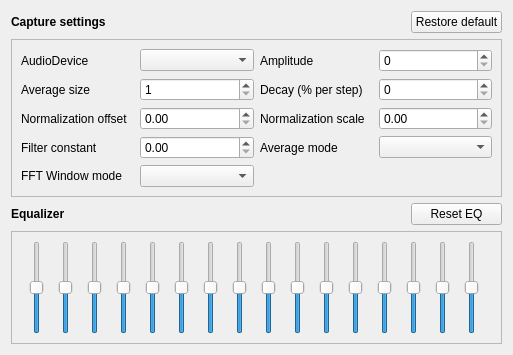
<?xml version="1.0" encoding="UTF-8"?>
<ui version="4.0">
 <class>AudioSettings</class>
 <widget class="QWidget" name="AudioSettings">
  <property name="geometry">
   <rect>
    <x>0</x>
    <y>0</y>
    <width>513</width>
    <height>355</height>
   </rect>
  </property>
  <layout class="QGridLayout" name="gridLayout" columnstretch="0,0,0">
   <item row="2" column="0">
    <widget class="QLabel" name="label_11">
     <property name="font">
      <font>
       <bold>true</bold>
      </font>
     </property>
     <property name="text">
      <string>Equalizer</string>
     </property>
    </widget>
   </item>
   <item row="2" column="1">
    <spacer name="horizontalSpacer">
     <property name="orientation">
      <enum>Qt::Horizontal</enum>
     </property>
     <property name="sizeHint" stdset="0">
      <size>
       <width>40</width>
       <height>20</height>
      </size>
     </property>
    </spacer>
   </item>
   <item row="0" column="0">
    <widget class="QLabel" name="label_10">
     <property name="font">
      <font>
       <bold>true</bold>
      </font>
     </property>
     <property name="text">
      <string>Capture settings</string>
     </property>
    </widget>
   </item>
   <item row="2" column="2">
    <widget class="QPushButton" name="restoreDefaultEQ">
     <property name="text">
      <string>Reset EQ</string>
     </property>
    </widget>
   </item>
   <item row="1" column="0" colspan="3">
    <widget class="QFrame" name="frame">
     <property name="frameShape">
      <enum>QFrame::StyledPanel</enum>
     </property>
     <property name="frameShadow">
      <enum>QFrame::Raised</enum>
     </property>
     <layout class="QGridLayout" name="gridLayout_2">
      <item row="2" column="3">
       <widget class="QSpinBox" name="decay">
        <property name="maximum">
         <number>100</number>
        </property>
       </widget>
      </item>
      <item row="1" column="1">
       <widget class="QComboBox" name="audio_device">
        <property name="sizePolicy">
         <sizepolicy hsizetype="Ignored" vsizetype="Fixed">
          <horstretch>0</horstretch>
          <verstretch>0</verstretch>
         </sizepolicy>
        </property>
        <property name="sizeAdjustPolicy">
         <enum>QComboBox::AdjustToContents</enum>
        </property>
       </widget>
      </item>
      <item row="3" column="0">
       <widget class="QLabel" name="label_6">
        <property name="text">
         <string>Normalization offset</string>
        </property>
       </widget>
      </item>
      <item row="1" column="2">
       <widget class="QLabel" name="label_2">
        <property name="text">
         <string>Amplitude</string>
        </property>
       </widget>
      </item>
      <item row="1" column="3">
       <widget class="QSpinBox" name="amplitude">
        <property name="maximum">
         <number>1000000000</number>
        </property>
       </widget>
      </item>
      <item row="4" column="3">
       <widget class="QComboBox" name="avg_mode"/>
      </item>
      <item row="4" column="0">
       <widget class="QLabel" name="label_8">
        <property name="text">
         <string>Filter constant</string>
        </property>
       </widget>
      </item>
      <item row="3" column="2">
       <widget class="QLabel" name="label_7">
        <property name="text">
         <string>Normalization scale</string>
        </property>
       </widget>
      </item>
      <item row="2" column="2">
       <widget class="QLabel" name="label_3">
        <property name="text">
         <string>Decay (% per step)</string>
        </property>
       </widget>
      </item>
      <item row="2" column="1">
       <widget class="QSpinBox" name="avg_size">
        <property name="minimum">
         <number>1</number>
        </property>
        <property name="maximum">
         <number>256</number>
        </property>
       </widget>
      </item>
      <item row="1" column="0">
       <widget class="QLabel" name="label">
        <property name="text">
         <string>AudioDevice</string>
        </property>
       </widget>
      </item>
      <item row="5" column="0">
       <widget class="QLabel" name="label_5">
        <property name="text">
         <string>FFT Window mode</string>
        </property>
       </widget>
      </item>
      <item row="3" column="1">
       <widget class="QDoubleSpinBox" name="nrml_ofst">
        <property name="maximum">
         <double>10.000000000000000</double>
        </property>
        <property name="singleStep">
         <double>0.010000000000000</double>
        </property>
       </widget>
      </item>
      <item row="4" column="2">
       <widget class="QLabel" name="label_9">
        <property name="text">
         <string>Average mode</string>
        </property>
       </widget>
      </item>
      <item row="5" column="1">
       <widget class="QComboBox" name="window_mode"/>
      </item>
      <item row="4" column="1">
       <widget class="QDoubleSpinBox" name="filter_constant">
        <property name="singleStep">
         <double>0.010000000000000</double>
        </property>
       </widget>
      </item>
      <item row="3" column="3">
       <widget class="QDoubleSpinBox" name="nrml_scl">
        <property name="maximum">
         <double>10.000000000000000</double>
        </property>
        <property name="singleStep">
         <double>0.010000000000000</double>
        </property>
       </widget>
      </item>
      <item row="2" column="0">
       <widget class="QLabel" name="label_4">
        <property name="text">
         <string>Average size</string>
        </property>
       </widget>
      </item>
     </layout>
    </widget>
   </item>
   <item row="3" column="0" colspan="3">
    <widget class="QFrame" name="eq">
     <property name="minimumSize">
      <size>
       <width>0</width>
       <height>96</height>
      </size>
     </property>
     <property name="frameShape">
      <enum>QFrame::StyledPanel</enum>
     </property>
     <property name="frameShadow">
      <enum>QFrame::Raised</enum>
     </property>
     <layout class="QGridLayout" name="gridLayout_3">
      <item row="0" column="11">
       <widget class="QTooltipedSlider" name="eq_12">
        <property name="maximum">
         <number>200</number>
        </property>
        <property name="value">
         <number>100</number>
        </property>
        <property name="orientation">
         <enum>Qt::Vertical</enum>
        </property>
       </widget>
      </item>
      <item row="0" column="0">
       <widget class="QTooltipedSlider" name="eq_01">
        <property name="maximum">
         <number>200</number>
        </property>
        <property name="value">
         <number>100</number>
        </property>
        <property name="orientation">
         <enum>Qt::Vertical</enum>
        </property>
       </widget>
      </item>
      <item row="0" column="6">
       <widget class="QTooltipedSlider" name="eq_07">
        <property name="maximum">
         <number>200</number>
        </property>
        <property name="value">
         <number>100</number>
        </property>
        <property name="orientation">
         <enum>Qt::Vertical</enum>
        </property>
       </widget>
      </item>
      <item row="0" column="8">
       <widget class="QTooltipedSlider" name="eq_09">
        <property name="maximum">
         <number>200</number>
        </property>
        <property name="value">
         <number>100</number>
        </property>
        <property name="orientation">
         <enum>Qt::Vertical</enum>
        </property>
       </widget>
      </item>
      <item row="0" column="2">
       <widget class="QTooltipedSlider" name="eq_03">
        <property name="maximum">
         <number>200</number>
        </property>
        <property name="value">
         <number>100</number>
        </property>
        <property name="orientation">
         <enum>Qt::Vertical</enum>
        </property>
       </widget>
      </item>
      <item row="0" column="13">
       <widget class="QTooltipedSlider" name="eq_14">
        <property name="maximum">
         <number>200</number>
        </property>
        <property name="value">
         <number>100</number>
        </property>
        <property name="orientation">
         <enum>Qt::Vertical</enum>
        </property>
       </widget>
      </item>
      <item row="0" column="14">
       <widget class="QTooltipedSlider" name="eq_15">
        <property name="maximum">
         <number>200</number>
        </property>
        <property name="value">
         <number>100</number>
        </property>
        <property name="orientation">
         <enum>Qt::Vertical</enum>
        </property>
       </widget>
      </item>
      <item row="0" column="3">
       <widget class="QTooltipedSlider" name="eq_04">
        <property name="maximum">
         <number>200</number>
        </property>
        <property name="value">
         <number>100</number>
        </property>
        <property name="orientation">
         <enum>Qt::Vertical</enum>
        </property>
       </widget>
      </item>
      <item row="0" column="10">
       <widget class="QTooltipedSlider" name="eq_11">
        <property name="maximum">
         <number>200</number>
        </property>
        <property name="value">
         <number>100</number>
        </property>
        <property name="orientation">
         <enum>Qt::Vertical</enum>
        </property>
       </widget>
      </item>
      <item row="0" column="7">
       <widget class="QTooltipedSlider" name="eq_08">
        <property name="maximum">
         <number>200</number>
        </property>
        <property name="value">
         <number>100</number>
        </property>
        <property name="orientation">
         <enum>Qt::Vertical</enum>
        </property>
       </widget>
      </item>
      <item row="0" column="5">
       <widget class="QTooltipedSlider" name="eq_06">
        <property name="maximum">
         <number>200</number>
        </property>
        <property name="value">
         <number>100</number>
        </property>
        <property name="orientation">
         <enum>Qt::Vertical</enum>
        </property>
       </widget>
      </item>
      <item row="0" column="1">
       <widget class="QTooltipedSlider" name="eq_02">
        <property name="maximum">
         <number>200</number>
        </property>
        <property name="value">
         <number>100</number>
        </property>
        <property name="orientation">
         <enum>Qt::Vertical</enum>
        </property>
       </widget>
      </item>
      <item row="0" column="12">
       <widget class="QTooltipedSlider" name="eq_13">
        <property name="maximum">
         <number>200</number>
        </property>
        <property name="value">
         <number>100</number>
        </property>
        <property name="orientation">
         <enum>Qt::Vertical</enum>
        </property>
       </widget>
      </item>
      <item row="0" column="9">
       <widget class="QTooltipedSlider" name="eq_10">
        <property name="maximum">
         <number>200</number>
        </property>
        <property name="value">
         <number>100</number>
        </property>
        <property name="orientation">
         <enum>Qt::Vertical</enum>
        </property>
       </widget>
      </item>
      <item row="0" column="4">
       <widget class="QTooltipedSlider" name="eq_05">
        <property name="maximum">
         <number>200</number>
        </property>
        <property name="value">
         <number>100</number>
        </property>
        <property name="orientation">
         <enum>Qt::Vertical</enum>
        </property>
       </widget>
      </item>
      <item row="0" column="15">
       <widget class="QTooltipedSlider" name="eq_16">
        <property name="maximum">
         <number>200</number>
        </property>
        <property name="value">
         <number>100</number>
        </property>
        <property name="orientation">
         <enum>Qt::Vertical</enum>
        </property>
       </widget>
      </item>
     </layout>
    </widget>
   </item>
   <item row="0" column="2">
    <widget class="QPushButton" name="restoreDefaultSettings">
     <property name="text">
      <string>Restore default</string>
     </property>
    </widget>
   </item>
  </layout>
 </widget>
 <customwidgets>
  <customwidget>
   <class>QTooltipedSlider</class>
   <extends>QSlider</extends>
   <header location="global">QTooltipedSlider.h</header>
  </customwidget>
 </customwidgets>
 <tabstops>
  <tabstop>restoreDefaultSettings</tabstop>
  <tabstop>audio_device</tabstop>
  <tabstop>amplitude</tabstop>
  <tabstop>avg_size</tabstop>
  <tabstop>decay</tabstop>
  <tabstop>nrml_ofst</tabstop>
  <tabstop>nrml_scl</tabstop>
  <tabstop>filter_constant</tabstop>
  <tabstop>avg_mode</tabstop>
  <tabstop>window_mode</tabstop>
  <tabstop>restoreDefaultEQ</tabstop>
  <tabstop>eq_01</tabstop>
  <tabstop>eq_02</tabstop>
  <tabstop>eq_03</tabstop>
  <tabstop>eq_04</tabstop>
  <tabstop>eq_05</tabstop>
  <tabstop>eq_06</tabstop>
  <tabstop>eq_07</tabstop>
  <tabstop>eq_08</tabstop>
  <tabstop>eq_09</tabstop>
  <tabstop>eq_10</tabstop>
  <tabstop>eq_11</tabstop>
  <tabstop>eq_12</tabstop>
  <tabstop>eq_13</tabstop>
  <tabstop>eq_14</tabstop>
  <tabstop>eq_15</tabstop>
  <tabstop>eq_16</tabstop>
 </tabstops>
 <resources/>
 <connections/>
</ui>
